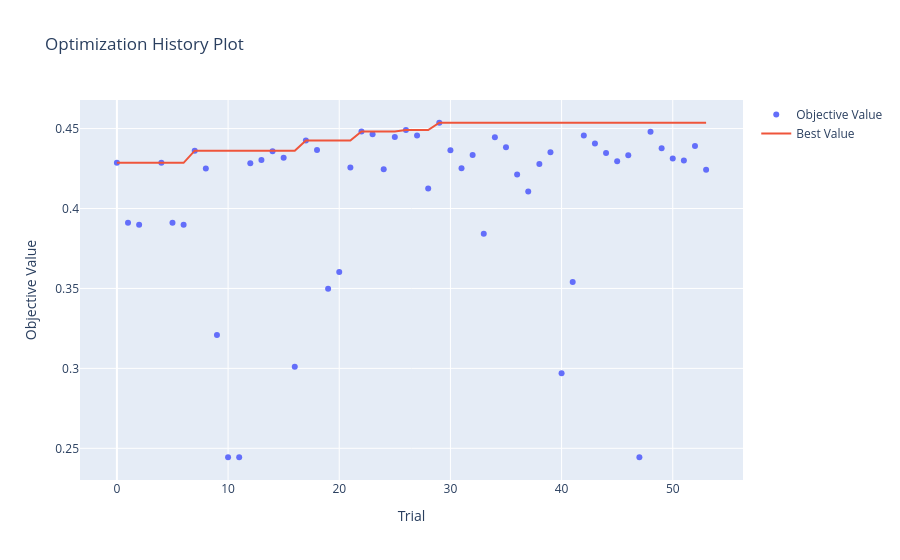
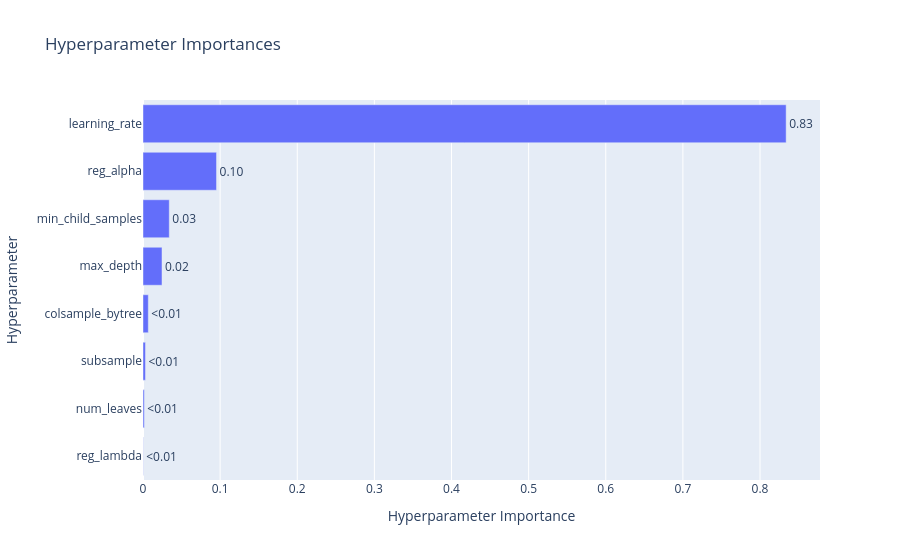
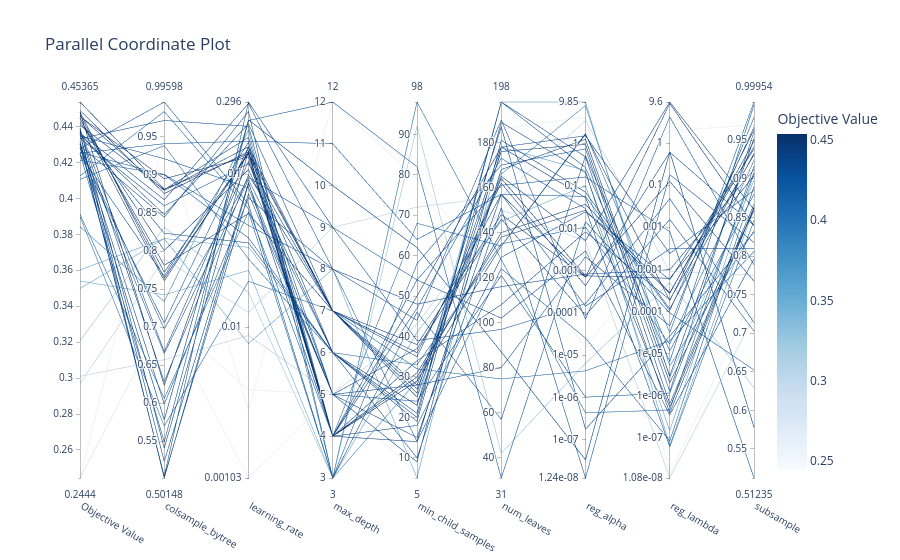

Notebook cell for these charts, in order:
### Markdown cell above
### 3.4 Visualizaciones de Optuna [0.2 Puntos]

Optuna provee visualizaciones interactivas para analizar el proceso de optimización.

**To-do:**
- [ ] Graficar el historial de optimización (`plot_optimization_history`).
- [ ] Graficar la importancia de hiperparámetros (`plot_param_importances`).
- [ ] Graficar una visualización del comportamiento de los hiperparámetros (`plot_parallel_coordinate`)

### Code cell
#### Código aquí ####
fig_history = plot_optimization_history(study)
fig_history.show()

fig_importance = plot_param_importances(study)
fig_importance.show()

fig_parallel = plot_parallel_coordinate(study)
fig_parallel.show()
